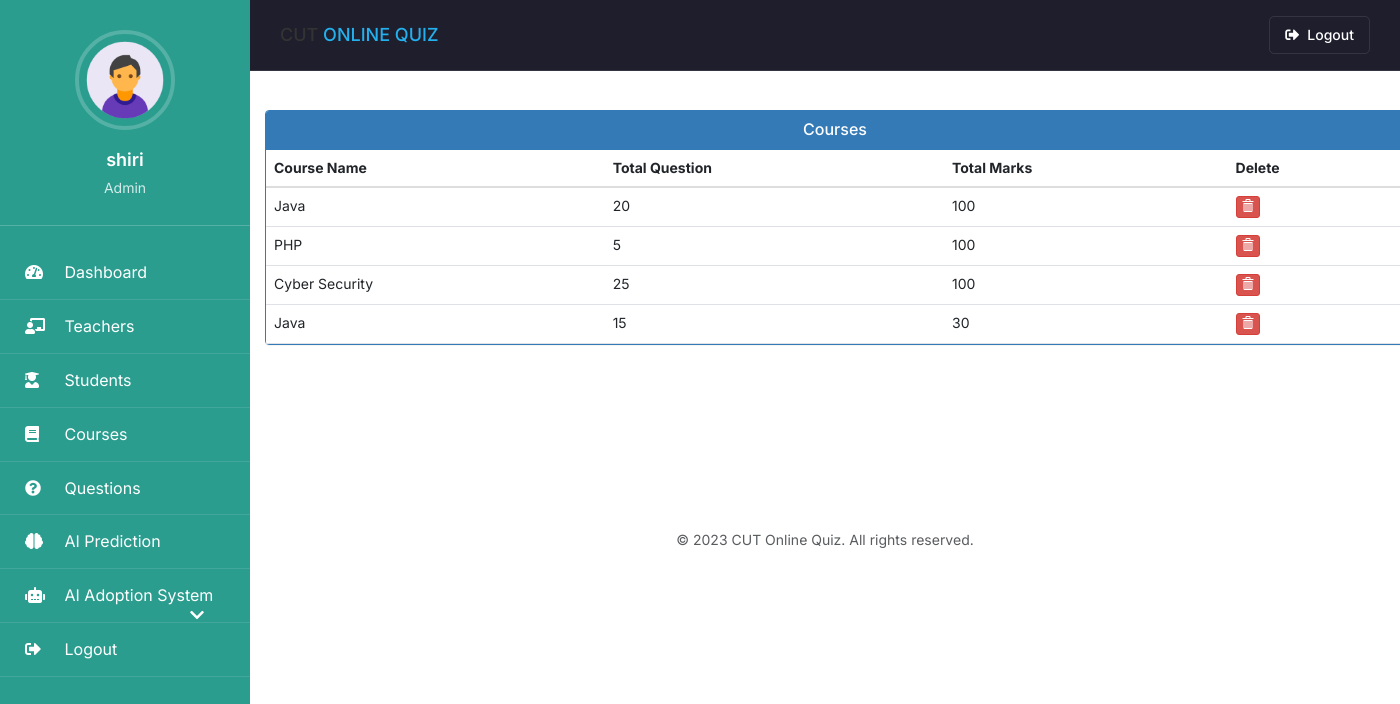
The app's page /admin-view-course (signed in) with its own data.
### quiz/models.py (models this page shows, shortened)
class Course(models.Model):
   course_name = models.CharField(max_length=50)
   question_number = models.PositiveIntegerField()
   total_marks = models.PositiveIntegerField()
   is_timed = models.BooleanField(default=False, help_text="Whether this course has a time limit")
   total_time_minutes = models.PositiveIntegerField(default=0, help_text="Total time allowed for the quiz in minutes (0 = unlimited)")
   sequential_questions = models.BooleanField(default=False, help_text="Display questions one at a time sequentially")
   allow_backtracking = models.BooleanField(default=True, help_text="Whether students can go back to previous questions")
   security_level = models.CharField(max_length=50, choices=[
       ('low', 'Low - Basic protection'),
       ('medium', 'Medium - Prevent copy-paste and right-click'),
       ('high', 'High - Block dev tools and keyboard shortcuts')
   ], default='medium', help_text="Level of security measures to prevent cheating")

### quiz/views.py (the view)
# urls.py: path('admin-view-course', views.admin_view_course_view, name='admin-view-course'),
@login_required(login_url='adminlogin')
def admin_view_course_view(request):
    courses = models.Course.objects.all()
    return render(request, 'quiz/admin_view_course.html', {'courses': courses})

### templates/quiz/admin_view_course.html (shortened to what this page needs)
{% extends 'quiz/adminbase.html' %}
{% block content %}
{%load static%}
<head>
  <link href="//netdna.bootstrapcdn.com/bootstrap/3.0.0/css/bootstrap.min.css" rel="stylesheet" id="bootstrap-css">
</head>
<br><br>
<div class="container">
  <div class="panel panel-primary">
    <div class="panel-heading">
      <h6 class="panel-title">Courses</h6>
    </div>
    <table class="table table-hover" id="dev-table">
      <thead>
        <tr>
          <th>Course Name</th>
          <th>Total Question</th>
          <th>Total Marks</th>
          <th>Delete</th>
        </tr>
      </thead>
      {% for t in courses %}
      <tr>
        <td> {{t.course_name}}</td>
        <td>{{t.question_number}}</td>
        <td>{{t.total_marks}}</td>
        <td><a class="btn btn-danger btn-xs" href="{% url 'delete-course' t.id  %}"><span class="glyphicon glyphicon-trash"></span></a></td>
      </tr>
      {% endfor %}
    </table>
  </div>
</div>
<br><br><br><br><br><br>
{% endblock content %}

### templates/quiz/adminbase.html (shortened to what this page needs)
<!DOCTYPE html>
{% load static %}
<html lang="en" dir="ltr">
<head>
  <link rel="stylesheet" href="https://cdn.jsdelivr.net/npm/bootstrap@5.3.0/dist/css/bootstrap.min.css">
  <link rel="stylesheet" href="https://cdnjs.cloudflare.com/ajax/libs/font-awesome/5.15.4/css/all.min.css">
</head>
<body>
  <div class="sidebar">
    <div class="sidebar-profile">
      <img src="{% static 'image/admin.png' %}" class="profile_image" alt="Admin Profile">
      <h4>{{request.user.username}}</h4>
      <h6>Admin</h6>
    </div>
    <a href="/admin-dashboard" class="{% if request.path == '/admin-dashboard' %}active{% endif %}">
      <i class="fas fa-tachometer-alt"></i>
      <span>Dashboard</span>
    </a>
    <a href="/admin-teacher" class="{% if request.path == '/admin-teacher' %}active{% endif %}">
      <i class="fas fa-chalkboard-teacher"></i>
      <span>Teachers</span>
    </a>
    <a href="/admin-student" class="{% if request.path == '/admin-student' %}active{% endif %}">
      <i class="fas fa-user-graduate"></i>
      <span>Students</span>
    </a>
    <a href="/admin-course" class="{% if request.path == '/admin-course' %}active{% endif %}">
      <i class="fas fa-book"></i>
      <span>Courses</span>
    </a>
    <a href="/admin-question" class="{% if request.path == '/admin-question' %}active{% endif %}">
      <i class="fas fa-question-circle"></i>
      <span>Questions</span>
    </a>
    <a href="/ai-prediction-dashboard" class="{% if request.path == '/ai-prediction-dashboard' %}active{% endif %}">
      <i class="fas fa-brain"></i>
      <span>AI Prediction</span>
    </a>
    <a href="#" class="ai-submenu-toggle" onclick="toggleAISubmenu(event)">
      <i class="fas fa-robot"></i>
      <span>AI Adoption System</span>
      <i class="fas fa-chevron-down" style="float: right;"></i>
    </a>
    <form action="{% url 'logout' %}" method="POST" style="display: block;">
      <button type="submit" class="sidebar-logout-btn">
        <i class="fas fa-sign-out-alt"></i>
        <span>Logout</span>
      </button>
    </form>
  </div>
  <div class="content">
    <div class="header">
      <div class="header-left">
        <h4>CUT <span style="color: var(--primary-color);">ONLINE QUIZ</span></h4>
      </div>
      <div class="header-right">
        <form action="{% url 'logout' %}" method="POST" style="display:inline;">
          <button type="submit" class="logout-btn">
            <i class="fas fa-sign-out-alt"></i> Logout
          </button>
        </form>
      </div>
    </div>
    {% block content %}
    {% endblock content %}
    <footer class="py-4 mt-5">
      <div class="container-fluid">
        <div class="text-center">
          <p class="mb-0 text-muted">© 2023 CUT Online Quiz. All rights reserved.</p>
        </div>
      </div>
    </footer>
  </div>
</body>
</html>

### templates/quiz/adminbase.html (style rules this page uses)
:root { --primary-color: #24b0ed; --sidebar-color: #2a9d8f; --dark-bg: #151521; --darker-bg: #1e1e2d; --text-primary: #ffffff; --text-secondary: rgba(255, 255, 255, 0.7); --text-muted: rgba(255, 255, 255, 0.5); --border-color: rgba(255, 255, 255, 0.1); }
* { margin: 0; padding: 0; list-style: none; text-decoration: none; box-sizing: border-box; font-family: 'Inter', sans-serif; }
body { background-color: var(--dark-bg); color: var(--text-primary); }
.sidebar { position: fixed; width: 250px; height: 100%; background: var(--sidebar-color); padding: 30px 0; overflow-y: auto; transition: all 0.3s ease; z-index: 100; }
.sidebar-profile { text-align: center; padding: 0 15px 20px; border-bottom: 1px solid rgba(255, 255, 255, 0.2); margin-bottom: 20px; }
.profile_image { width: 100px; height: 100px; border-radius: 50%; object-fit: cover; margin-bottom: 10px; border: 4px solid rgba(255, 255, 255, 0.2); }
.sidebar-profile h4 { color: white; margin-bottom: 5px; font-weight: 600; font-size: 18px; }
.sidebar-profile h6 { color: rgba(255, 255, 255, 0.8); font-size: 14px; font-weight: 400; }
.sidebar a { display: block; padding: 15px 25px; border-bottom: 1px solid rgba(255, 255, 255, 0.1); color: white; font-size: 16px; position: relative; text-decoration: none; transition: all 0.3s ease; }
.sidebar a i { margin-right: 15px; min-width: 20px; }
.sidebar-logout-btn { display: block; width: 100%; text-align: left; padding: 15px 25px; border: none; border-bottom: 1px solid rgba(255, 255, 255, 0.1); background: transparent; color: white; font-size: 16px; position: relative; transition: all 0.3s ease; cursor: pointer; }
.sidebar-logout-btn i { margin-right: 15px; min-width: 20px; }
.header { display: flex; justify-content: space-between; align-items: center; padding: 15px 30px; background-color: var(--darker-bg); border-bottom: 1px solid var(--border-color); position: fixed; top: 0; right: 0; width: calc(100% - 250px); z-index: 99; transition: all 0.3s ease; }
.header-left { display: flex; align-items: center; }
.header-right { display: flex; align-items: center; }
.logout-btn { background-color: transparent; color: var(--text-primary); border: 1px solid var(--border-color); padding: 8px 15px; border-radius: 5px; font-weight: 500; transition: all 0.3s ease; text-decoration: none; display: flex; align-items: center; }
.logout-btn i { margin-right: 8px; }
.content { width: calc(100% - 250px); margin-left: 250px; padding-top: 70px; min-height: 100vh; transition: all 0.3s ease; }

### templates/quiz/admin_view_course.html (style rules this page uses)
a:link { text-decoration: none; }
h6 { text-align: center; }

### records on screen
Course: course_name "Java", question_number "20", total_marks "100"
Course: course_name "PHP", question_number "5", total_marks "100"
Course: course_name "Cyber Security", question_number "25", total_marks "100"
Course: course_name "Java", question_number "15", total_marks "30"

### other values on screen
{{ request.user.username }} "shiri"
